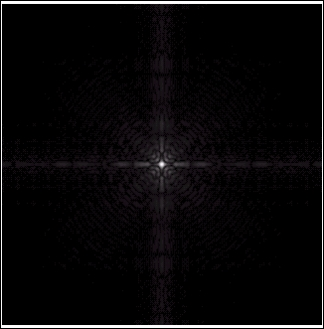
#> input picture images/fourierspectrum.jpg, 324 x 329 px
$ jupyter execute 'Log transformation .ipynb'
#> lines starting #> are read from the running program, lines starting #| are printed output that depends on the picture
[cell 1]
import cv2
import matplotlib.pyplot as plt
import math
import numpy as np
#this type of processing is suited for expanding dark pixels while compressing higher pixels

# Read an image
image = cv2.imread('images/fourierspectrum.jpg')
#> image is the input picture: shape (329, 324, 3); mean B, G, R 10, 9.1, 10.2
plt.imshow(image)
plt.show()

[cell 2]
# Histogram plotting of the image
color = ('b', 'g', 'r')

for i, col in enumerate(color):

    histr = cv2.calcHist([image],
                         [i], None,
                         [256],
                         [0, 256])

    plt.plot(histr, color = col)

    # Limit X - axis to 256
    plt.xlim([0, 256])

plt.show()
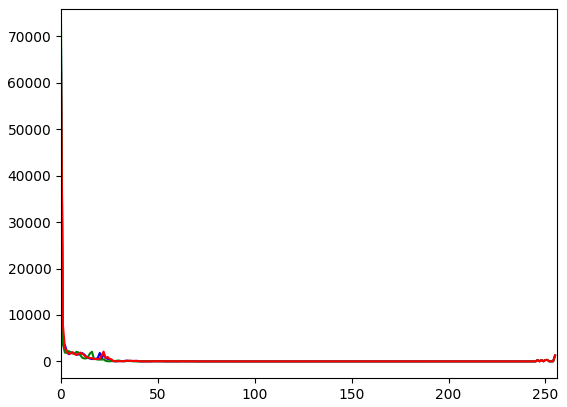
#> figure drawn by matplotlib, 1 panel; curve peaks at x = 0, y = 67532; curve peaks at x = 0, y = 72384; curve peaks at x = 0, y = 63190

[cell 3]
# Apply log transformation method
c = 255 / np.log(1 + np.max(image))
#> c = 45.99
log_image = c * (np.log(image + 1))
#> log_image: shape (329, 324, 3) float16; 1.19% of the values are NaN or infinite; the others: min 0, max 255, mean 36.59

# Specify the data type so that
# float value will be converted to int
log_image = np.array(log_image, dtype = np.uint8)
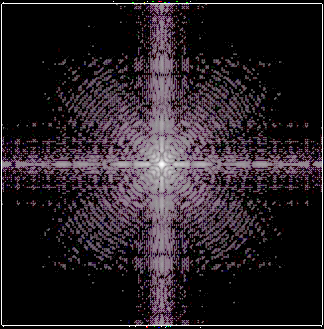
#> log_image: shape (329, 324, 3); mean B, G, R 37.2, 31.6, 39.2

# Display both images
plt.imshow(image)
plt.show()
plt.imshow(log_image)
plt.show()

[cell 4]
 # Histogram plotting of the
# log transformed image
color = ('b', 'g', 'r')

for i, col in enumerate(color):

    histr = cv2.calcHist([log_image],
                         [i], None,
                         [256],
                         [0, 256])

    plt.plot(histr, color = col)
    plt.xlim([0, 256])

plt.show()
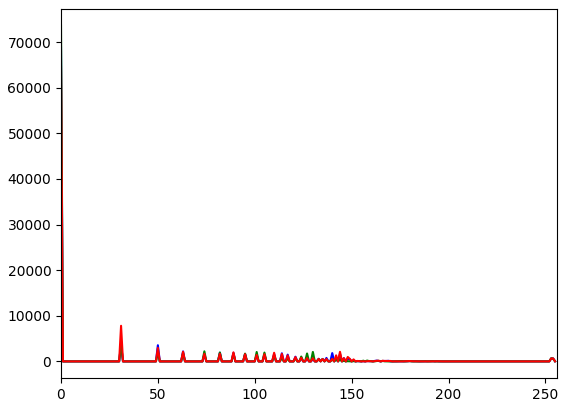
#> figure drawn by matplotlib, 1 panel; curve peaks at x = 0, y = 68805; curve peaks at x = 0, y = 73649; curve peaks at x = 0, y = 64462
